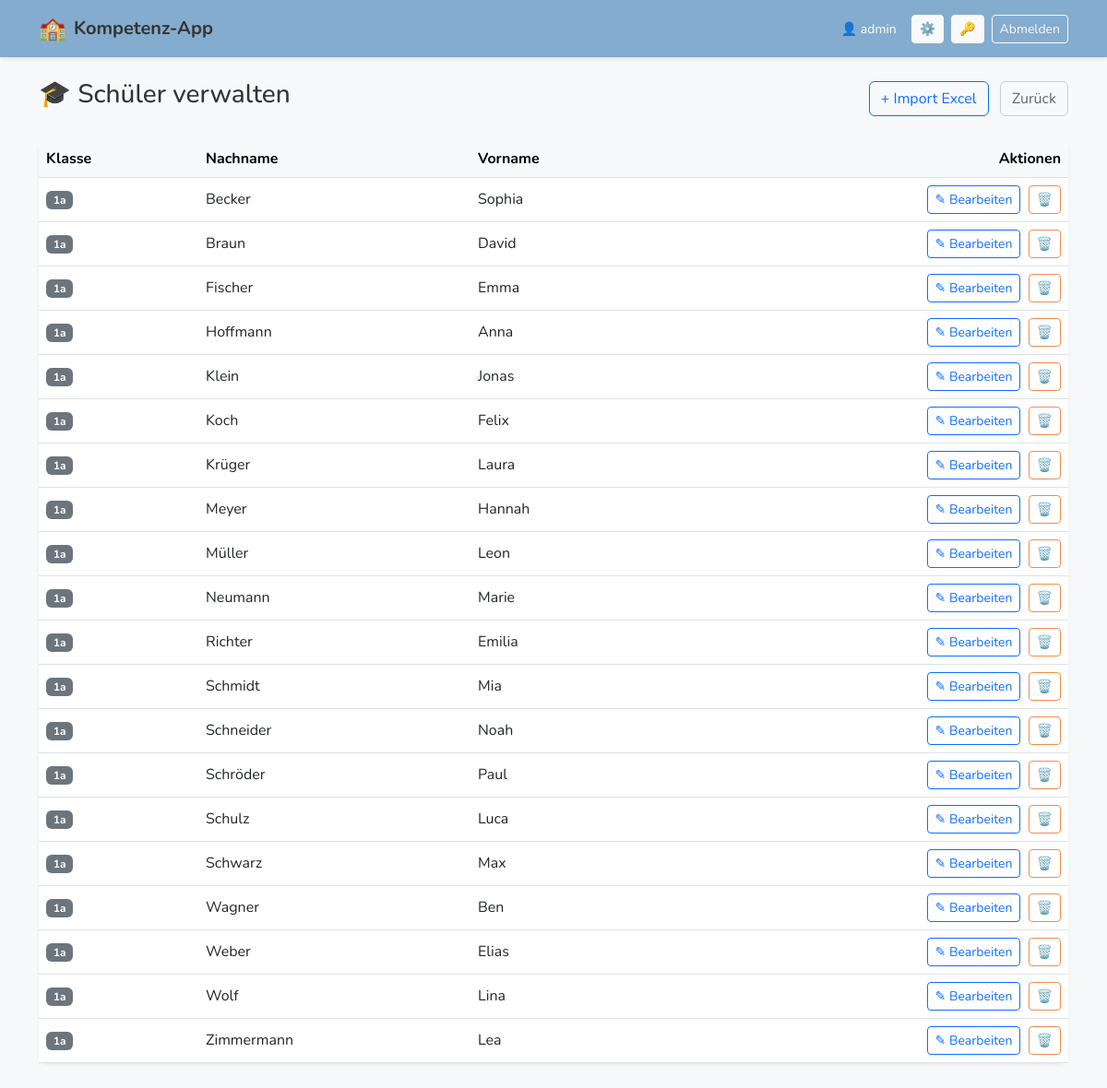
The page /admin/students (signed in) on the database its author committed.
### app.py (models this page shows)
class User(UserMixin, db.Model):
    id = db.Column(db.Integer, primary_key=True)
    username = db.Column(db.String(100), unique=True)
    password_hash = db.Column(db.String(200))

class Schueler(db.Model):
    id = db.Column(db.Integer, primary_key=True)
    vorname = db.Column(db.String(100))
    nachname = db.Column(db.String(100))
    klasse = db.Column(db.String(20))

### app.py (the view)
@app.route('/admin/students')
@login_required
def admin_students():
    schueler = Schueler.query.order_by(Schueler.klasse, Schueler.nachname).all()
    return render_template('admin_students.html', schueler=schueler)

### app.py (called while the page is built)
@login_manager.user_loader
def load_user(user_id):
    return User.query.get(int(user_id))

### templates/admin_students.html
{% extends "base.html" %}
{% block content %}
<div class="d-flex justify-content-between align-items-center mb-4">
    <h3>🎓 Schüler verwalten</h3>
    <div>
        <a href="/import/schueler" class="btn btn-outline-primary me-2">+ Import Excel</a>
        <a href="/admin" class="btn btn-outline-secondary">Zurück</a>
    </div>
</div>
<div class="card shadow-sm">
    <table class="table table-hover align-middle mb-0">
        <thead class="table-light">
            <tr>
                <th>Klasse</th>
                <th>Nachname</th>
                <th>Vorname</th>
                <th class="text-end">Aktionen</th>
            </tr>
        </thead>
        <tbody>
            {% for s in schueler %}
            <tr>
                <td><span class="badge bg-secondary">{{ s.klasse }}</span></td>
                <td>{{ s.nachname }}</td>
                <td>{{ s.vorname }}</td>
                <td class="text-end">
                    <a href="/admin/student/edit/{{ s.id }}" class="btn btn-sm btn-outline-primary">✎ Bearbeiten</a>
                    <a href="/admin/student/delete/{{ s.id }}" class="btn btn-sm btn-outline-danger ms-1" onclick="return confirm('ACHTUNG: Soll {{ s.vorname }} wirklich gelöscht werden? ALLE BEOBACHTUNGEN UND FOTOS DIESES KINDES WERDEN UNWIDERRUFLICH GELÖSCHT!')">🗑️</a>
                </td>
            </tr>
            {% endfor %}
        </tbody>
    </table>
</div>
{% endblock %}

### templates/base.html (shortened to what this page needs)
<!doctype html>
<html lang="de">
  <head>
    <link href="https://cdn.jsdelivr.net/npm/bootstrap@5.3.0/dist/css/bootstrap.min.css" rel="stylesheet">
  </head>
  <body>
    <nav class="navbar mb-4 sticky-top">
  <div class="container d-flex justify-content-between">
    <a class="navbar-brand d-flex align-items-center" href="/">
        <span style="font-size: 1.5rem;">🏫</span>
        <span class="ms-2 d-none d-md-inline">Kompetenz-App</span>
    </a>
 {% if current_user.is_authenticated %}
    <div class="d-flex align-items-center gap-2">
        <span class="text-white small d-none d-sm-inline me-2">👤 {{ current_user.username }}</span>
        <a href="/admin" class="btn btn-sm btn-light" title="Verwaltung">⚙️</a>
        <a href="/change_password" class="btn btn-sm btn-light" title="Passwort ändern">🔑</a>
        <a href="/logout" class="btn btn-sm btn-outline-light">Abmelden</a>
    </div>
    {% endif %}
  </div>
</nav>
    <div class="container pb-5">
        {% block content %}{% endblock %}
    </div>
  </body>
</html>

### templates/base.html (style rules this page uses)
:root { --school-blue: #84acce; --school-yellow: #f6f2b5; --school-green: #c7e1ba; --school-orange: #f08d4b; --school-dark: #343434; --school-bg: #f8f9fa; }
body { font-family: 'Nunito', sans-serif; color: var(--school-dark); background-color: var(--school-bg); }
.navbar { background-color: var(--school-blue) !important; box-shadow: 0 2px 4px rgba(0,0,0,0.1); }
.navbar-brand { color: var(--school-dark) !important; font-weight: 700; }
.btn-secondary, .btn-outline-secondary { color: #666; border-color: #ccc; }
.btn-outline-danger { color: var(--school-orange); border-color: var(--school-orange); }
.card { border: none; border-radius: 12px; box-shadow: 0 4px 6px rgba(0,0,0,0.05); }

### rows shown on the page
User: username "admin"
Schueler: klasse "1a", nachname "Becker", vorname "Sophia"
Schueler: klasse "1a", nachname "Braun", vorname "David"
Schueler: klasse "1a", nachname "Fischer", vorname "Emma"
Schueler: klasse "1a", nachname "Hoffmann", vorname "Anna"
Schueler: klasse "1a", nachname "Klein", vorname "Jonas"
Schueler: klasse "1a", nachname "Koch", vorname "Felix"
Schueler: klasse "1a", nachname "Krüger", vorname "Laura"
Schueler: klasse "1a", nachname "Meyer", vorname "Hannah"
Schueler: klasse "1a", nachname "Müller", vorname "Leon"
Schueler: klasse "1a", nachname "Neumann", vorname "Marie"
Schueler: klasse "1a", nachname "Richter", vorname "Emilia"
Schueler: klasse "1a", nachname "Schmidt", vorname "Mia"
Schueler: klasse "1a", nachname "Schneider", vorname "Noah"
Schueler: klasse "1a", nachname "Schröder", vorname "Paul"
Schueler: klasse "1a", nachname "Schulz", vorname "Luca"
Schueler: klasse "1a", nachname "Schwarz", vorname "Max"
Schueler: klasse "1a", nachname "Wagner", vorname "Ben"
Schueler: klasse "1a", nachname "Weber", vorname "Elias"
Schueler: klasse "1a", nachname "Wolf", vorname "Lina"
Schueler: klasse "1a", nachname "Zimmermann", vorname "Lea"
